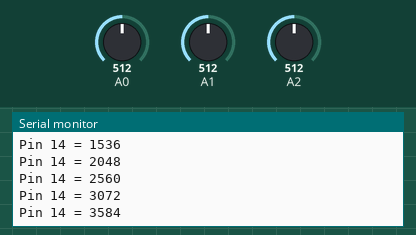
Bench run of a sketch on a simulated Arduino Uno, built with avr-gcc and run on an emulated ATmega328P. Parts: the last lines printed to the serial monitor. The test bench sets the inputs (shaded band); at power-on: A0 = 512, A2 = 512, A1 = 512.

Above: at 1.2 s.
1.3 s: A0 set to 483
At 2.99 s:
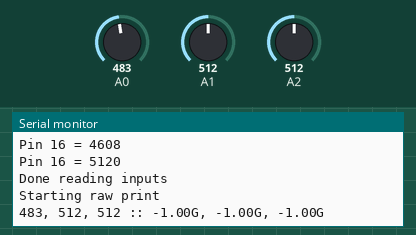
10.3 s: A2 set to 122
At 11.39 s:
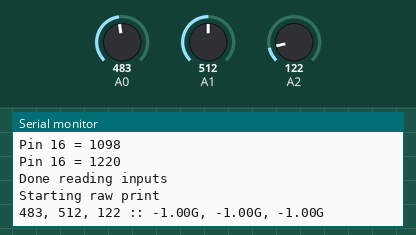
13.3 s: A2 set to 104
At 15.56 s:
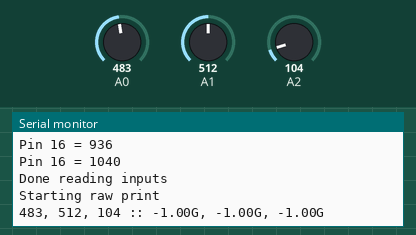
Timing chart, 0 to 17.1 s (numbered marks = the images above; inputs shaded):
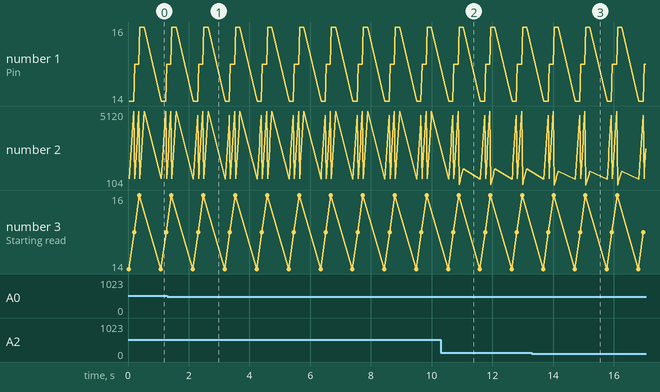

The sketch:

ReadAxix.ino
```cpp
const int xInput = A0;
const int yInput = A1;
const int zInput = A2;
const int buttonPin = 2;

// Raw Ranges:
// initialize to mid-range and allow calibration to
// find the minimum and maximum for each axis
int xRawMin = 512;
int xRawMax = 512;

int yRawMin = 512;
int yRawMax = 512;

int zRawMin = 512;
int zRawMax = 512;

// Take multiple samples to reduce noise
const int sampleSize = 10;

void setup()
{
  analogReference(EXTERNAL);
  Serial.begin(9600);
  Serial.println ("Starting up");
}

void loop()
{
    Serial.println ("Reading inputs");
  int xRaw = ReadAxis(xInput);
  int yRaw = ReadAxis(yInput);
  int zRaw = ReadAxis(zInput);
  Serial.println ("Done reading inputs");
//
//  if (digitalRead(buttonPin) == LOW)
//  {
//    AutoCalibrate(xRaw, yRaw, zRaw);
//  }
//  else
//  {
  Serial.println ("Starting raw print");
//    Serial.print("Raw Ranges: X: ");
//    Serial.print(xRawMin);
//    Serial.print("-");
//    Serial.print(xRawMax);
//
//    Serial.print(", Y: ");
//    Serial.print(yRawMin);
//    Serial.print("-");
//    Serial.print(yRawMax);
//
//    Serial.print(", Z: ");
//    Serial.print(zRawMin);
//    Serial.print("-");
//    Serial.print(zRawMax);
//    Serial.println();
    Serial.print(xRaw);
    Serial.print(", ");
    Serial.print(yRaw);
    Serial.print(", ");
    Serial.print(zRaw);

    // Convert raw values to 'milli-Gs"
    long xScaled = map(xRaw, xRawMin, xRawMax, -1000, 1000);
    long yScaled = map(yRaw, yRawMin, yRawMax, -1000, 1000);
    long zScaled = map(zRaw, zRawMin, zRawMax, -1000, 1000);

    // re-scale to fractional Gs
    float xAccel = xScaled / 1000.0;
    float yAccel = yScaled / 1000.0;
    float zAccel = zScaled / 1000.0;

    Serial.print(" :: ");
    Serial.print(xAccel);
    Serial.print("G, ");
    Serial.print(yAccel);
    Serial.print("G, ");
    Serial.print(zAccel);
    Serial.println("G");

  delay(500);
//  }
}

//
// Read "sampleSize" samples and report the average
//
int ReadAxis(int axisPin)
{
   Serial.println ("Starting read"+String(axisPin));
  long reading = 0;
  analogRead(axisPin);
  delay(1);
  for (int i = 0; i < sampleSize; i++)
  {
    reading += analogRead(axisPin);
    Serial.println ("Pin "+String(axisPin) + " = " + String(reading));
  }
  return reading/sampleSize;
     Serial.println ("Done read");
}

//
// Find the extreme raw readings from each axis
//
void AutoCalibrate(int xRaw, int yRaw, int zRaw)
{
  Serial.println("Calibrate");
  if (xRaw < xRawMin)
  {
    xRawMin = xRaw;
  }
  if (xRaw > xRawMax)
  {
    xRawMax = xRaw;
  }

  if (yRaw < yRawMin)
  {
    yRawMin = yRaw;
  }
  if (yRaw > yRawMax)
  {
    yRawMax = yRaw;
  }

  if (zRaw < zRawMin)
  {
    zRawMin = zRaw;
  }
  if (zRaw > zRawMax)
  {
    zRawMax = zRaw;
  }
}
```

Measured:
- the behaviour switches between 500 and 499 on A0 (found by bisection; images 0 and 1)
- after the input at 1.3 s, the serial monitor: prints a new line after 0.85 s (image 1)
- after the input at 10.3 s, the serial monitor: prints a new line after 0.61 s (image 2)
- after the input at 13.3 s, the serial monitor: prints a new line after 0.74 s (image 3)
- plotted number 2: 5120 → 1220 after the input at 10.3 s, 1220 → 936 after the input at 13.3 s
